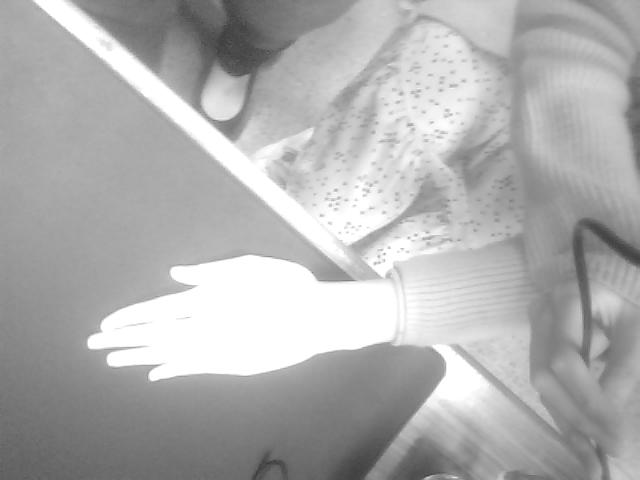
#> input picture Präsentation/Bilder_Beispiele/ashley.jpg, 640 x 480 px
$ jupyter execute beispile.ipynb
#> lines starting #> are read from the running program, lines starting #| are printed output that depends on the picture
[cell 1]
from PIL import Image, ImageFilter

[cell 2]
def rotate_and_save(input_path, output_path, angle):
    # Open the image file
#> called with input_path = './ashley.jpg', output_path = './ashley_rotation.jpg', angle = -90
    img = Image.open(input_path)
#> img is the input picture: PIL image 640x480 L; min 58, max 255, mean 174.9

    # Rotate the image
    rotated_img = img.rotate(angle)
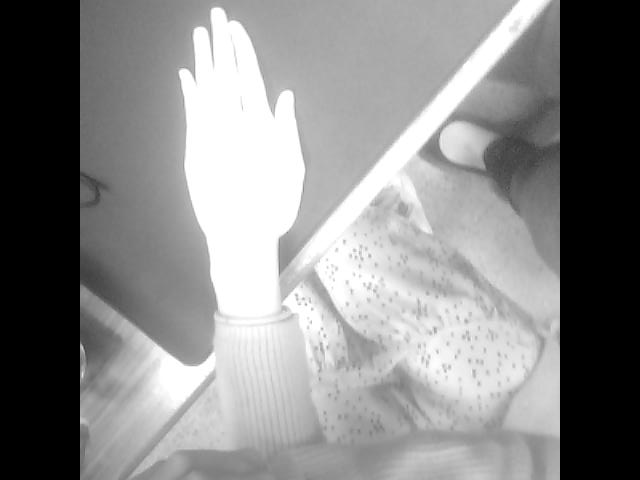
#> rotated_img: PIL image 640x480 L; min 0, max 255, mean 136.1

    # Save the rotated image
    rotated_img.save(output_path)

[cell 3]
input_image_path = "./ashley.jpg"
rotation_image_path = "./ashley_rotation.jpg"
rotation_angle = -90  # specify the rotation angle in degrees

rotate_and_save(input_image_path, rotation_image_path, rotation_angle)

[cell 4]
def crop_and_save(input_path, output_path, left, top, right, bottom):
    # Open the image file
#> called with input_path = './ashley_rotation.jpg', output_path = './ashley_crop.jpg', left = 120, top = 0, right = 360, bottom = 240
    img = Image.open(input_path)
    # Crop the image
    cropped_img = img.crop((left, top, right, bottom))
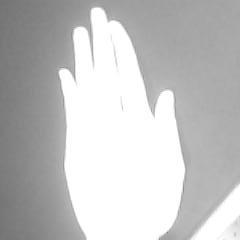
#> cropped_img: PIL image 240x240 L; min 115, max 255, mean 194.2

    # Save the cropped image
    cropped_img.save(output_path)

[cell 5]
crop_image_path = "./ashley_crop.jpg"
#  Define the cropping coordinates (left, top, right, bottom)
crop_coordinates = (120, 0, 360, 240)

crop_and_save(rotation_image_path, crop_image_path, *crop_coordinates)

[cell 6]
def scale_and_save(input_path, output_path, target_size=(96, 96)):
    # Open the image file
#> called with input_path = './ashley_crop.jpg', output_path = './ashley_scale.jpg', target_size = (96, 96)
    img = Image.open(input_path)
#> img: PIL image 240x240 L

    # Resize the image to the target size
    scaled_img = img.resize(target_size)

    # Save the scaled image
    scaled_img.save(output_path)

[cell 7]
scale_image_path = "./ashley_scale.jpg"
target_size = (96, 96)

scale_and_save(crop_image_path, scale_image_path, target_size)

[cell 8]
def edge_and_save(input_path, output_path, threshold=50):
#> called with input_path = './ashley_scale.jpg', output_path = './ashley_binary.jpg', threshold = 50
    image = Image.open(input_path).convert('L')  # Convert to grayscale
    edges = image.filter(ImageFilter.FIND_EDGES)
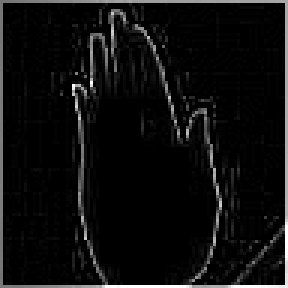
#> edges: PIL image 96x96 L (shown 3 times larger); min 0, max 255, mean 14.1
    # print()
    binary_edges = edges.point(lambda x: 255 if x > threshold else 0)
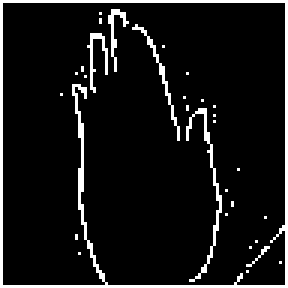
#> binary_edges: PIL image 96x96 L (shown 3 times larger); 8.2% white in thin lines or dots
    binary_edges.save(output_path)
